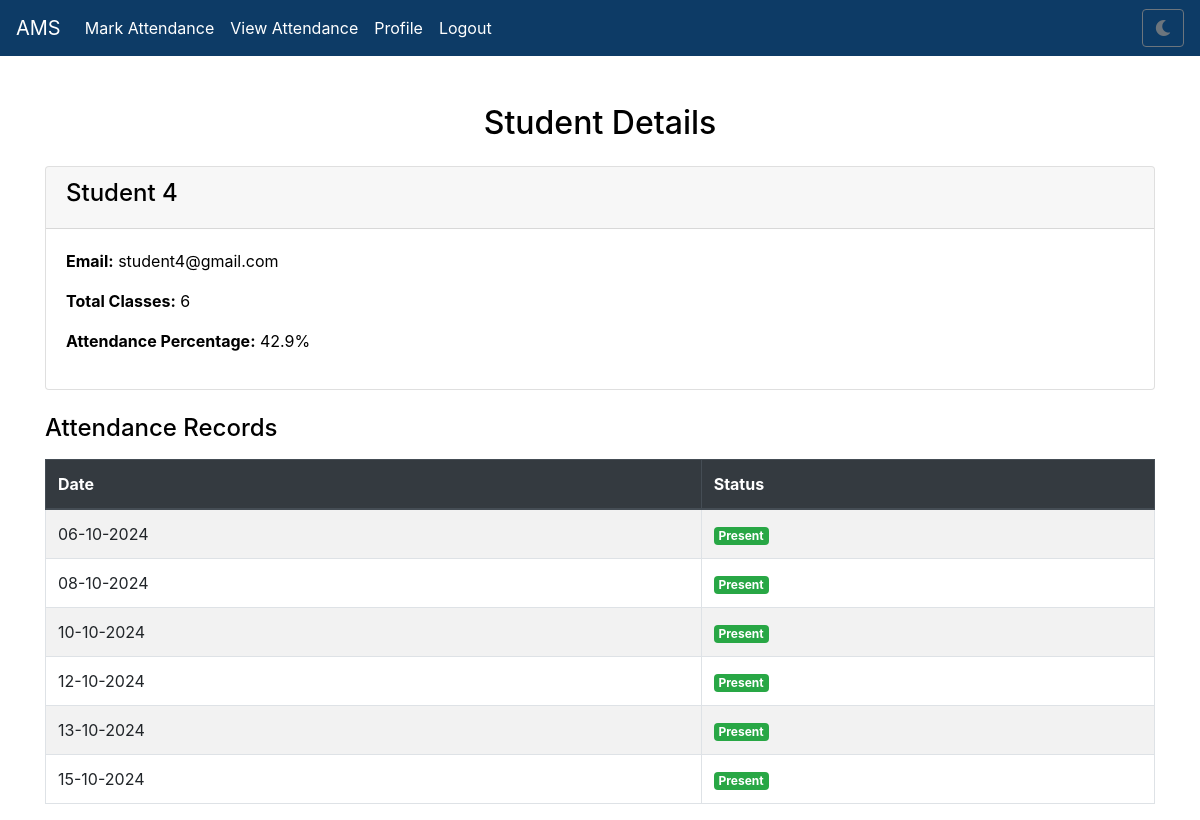
The app's page /student/5 (signed in) with its own data.
### app.py (models this page shows)
class Student(db.Model):
    id = db.Column(db.Integer, primary_key=True)
    full_name = db.Column(db.String(100), nullable=False)
    email = db.Column(db.String(100), unique=True, nullable=False)
    attendance_records = db.relationship('Attendance', backref='student', lazy=True)

class Attendance(db.Model):
    id = db.Column(db.Integer, primary_key=True)
    student_id = db.Column(db.Integer, db.ForeignKey('student.id'), nullable=False)
    date = db.Column(db.Date, nullable=False)
    status = db.Column(db.String(10), nullable=False)  # 'Present' or 'Absent'

### app.py (the view)
@app.route('/student/<int:student_id>')
@login_required
def student_details(student_id):
    try:
        student = Student.query.get_or_404(student_id)
        attendance_records = Attendance.query.filter_by(student_id=student.id).order_by(Attendance.date).all()
        total_classes = Attendance.query.with_entities(Attendance.date).distinct().count()
        present_days = Attendance.query.filter_by(student_id=student.id, status='Present').count()
        percentage = (present_days / total_classes * 100) if total_classes > 0 else 0
        return render_template(
            'student_details.html',
            student=student,
            records=attendance_records,
            percentage=percentage,
            show_navbar=True
        )
    except Exception as e:
        logging.error(f"Error in /student/<student_id>: {e}")
        flash('An unexpected error occurred.', 'danger')
        return redirect(url_for('view_attendance'))

### app.py (called while the page is built)
@app.context_processor
def inject_csrf_token():
    return dict(csrf_token=generate_csrf())

@login_manager.user_loader
def load_user(user_id):
    return Admin.query.get(int(user_id))

### templates/student_details.html
{% extends 'base.html' %}
{% block content %}
<div class="container mt-5">
    <h2 class="text-center mb-4">Student Details</h2>
    <div class="card mb-4">
        <div class="card-header">
            <h4>{{ student.full_name }}</h4>
        </div>
        <div class="card-body">
            <p><strong>Email:</strong> {{ student.email }}</p>
            <p><strong>Total Classes:</strong> {{ records|length }}</p>
            <p><strong>Attendance Percentage:</strong> {{ "%.1f" % percentage }}%</p>
        </div>
    </div>
    <h4 class="mb-3">Attendance Records</h4>
    <table class="table table-striped table-bordered">
        <thead class="thead-dark">
            <tr>
                <th>Date</th>
                <th>Status</th>
            </tr>
        </thead>
        <tbody>
            {% for record in records %}
            <tr>
                <td>{{ record.date.strftime('%d-%m-%Y') }}</td>
                <td>
                    {% if record.status == 'Present' %}
                        <span class="badge badge-success">Present</span>
                    {% else %}
                        <span class="badge badge-danger">Absent</span>
                    {% endif %}
                </td>
            </tr>
            {% endfor %}
        </tbody>
    </table>
</div>
{% endblock %}

### static/styles.css (style rules this page uses)
body { background-color: #ffffff; color: #000000; transition: background-color 0.3s, color 0.3s; }

### records on screen
Student: full_name "Student 4", email "student4@gmail.com"
Attendance: date "06-10-2024", status "Present"
Attendance: date "08-10-2024", status "Present"
Attendance: date "10-10-2024", status "Present"
Attendance: date "12-10-2024", status "Present"
Attendance: date "13-10-2024", status "Present"
Attendance: date "15-10-2024", status "Present"

### other values on screen
{{ records|length }} "6"
{{ "%.1f" % percentage }} "42.9"
